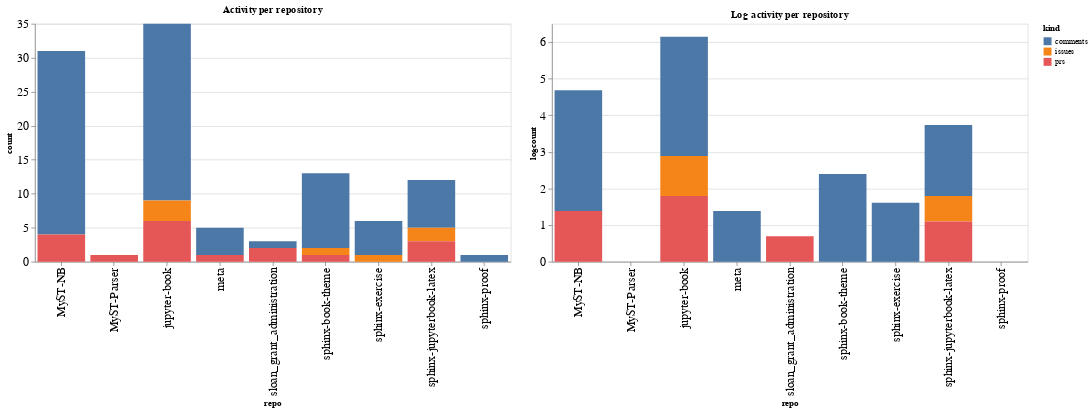

Write notebook code for a chart like this one.
### Code cell
ch1 = alt.Chart(repo_summaries, width=600, title="Activity per repository").mark_bar().encode(
    x='repo',
    y='count',
    color='kind',
    tooltip="kind"
)

ch2 = alt.Chart(repo_summaries, width=600, title="Log activity per repository").mark_bar().encode(
    x='repo',
    y='logcount',
    color='kind',
    tooltip="kind"
)

ch1 | ch2

### Figure 1 — Vega-Lite specification as saved in the notebook (floating-point values rounded to 4 significant figures)
{"config": {"axisLeft": {"labelFontSize": 15}, "axisBottom": {"labelFontSize": 15}}, "hconcat": [{"mark": "bar", "encoding": {"color": {"type": "nominal", "field": "kind"}, "tooltip": {"type": "nominal", "field": "kind"}, "x": {"type": "nominal", "field": "repo"}, "y": {"type": "quantitative", "field": "count"}}, "title": "Activity per repository", "width": 600}, {"mark": "bar", "encoding": {"color": {"type": "nominal", "field": "kind"}, "tooltip": {"type": "nominal", "field": "kind"}, "x": {"type": "nominal", "field": "repo"}, "y": {"type": "quantitative", "field": "logcount"}}, "title": "Log activity per repository", "width": 600}], "data": {"name": "data-be42aea696e0c83aa37b8ac8997bf33a"}, "$schema": "https://vega.github.io/schema/vega-lite/v4.8.1.json", "datasets": {"data-be42aea696e0c83aa37b8ac8997bf33a": [{"repo": "MyST-NB", "kind": "comments", "count": 27, "logcount": 3.296}, {"repo": "MyST-NB", "kind": "prs", "count": 4, "logcount": 1.386}, {"repo": "MyST-Parser", "kind": "prs", "count": 1, "logcount": 0.0}, {"repo": "jupyter-book", "kind": "comments", "count": 26, "logcount": 3.258}, {"repo": "jupyter-book", "kind": "issues", "count": 3, "logcount": 1.099}, {"repo": "jupyter-book", "kind": "prs", "count": 6, "logcount": 1.792}, {"repo": "meta", "kind": "comments", "count": 4, "logcount": 1.386}, {"repo": "meta", "kind": "prs", "count": 1, "logcount": 0.0}, {"repo": "sloan_grant_administration", "kind": "comments", "count": 1, "logcount": 0.0}, {"repo": "sloan_grant_administration", "kind": "prs", "count": 2, "logcount": 0.6931}, {"repo": "sphinx-book-theme", "kind": "comments", "count": 11, "logcount": 2.398}, {"repo": "sphinx-book-theme", "kind": "issues", "count": 1, "logcount": 0.0}, {"repo": "sphinx-book-theme", "kind": "prs", "count": 1, "logcount": 0.0}, {"repo": "sphinx-exercise", "kind": "comments", "count": 5, "logcount": 1.609}, {"repo": "sphinx-exercise", "kind": "issues", "count": 1, "logcount": 0.0}, {"repo": "sphinx-jupyterbook-latex", "kind": "comments", "count": 7, "logcount": 1.946}, {"repo": "sphinx-jupyterbook-latex", "kind": "issues", "count": 2, "logcount": 0.6931}, {"repo": "sphinx-jupyterbook-latex", "kind": "prs", "count": 3, "logcount": 1.099}, {"repo": "sphinx-proof", "kind": "comments", "count": 1, "logcount": 0.0}]}}
